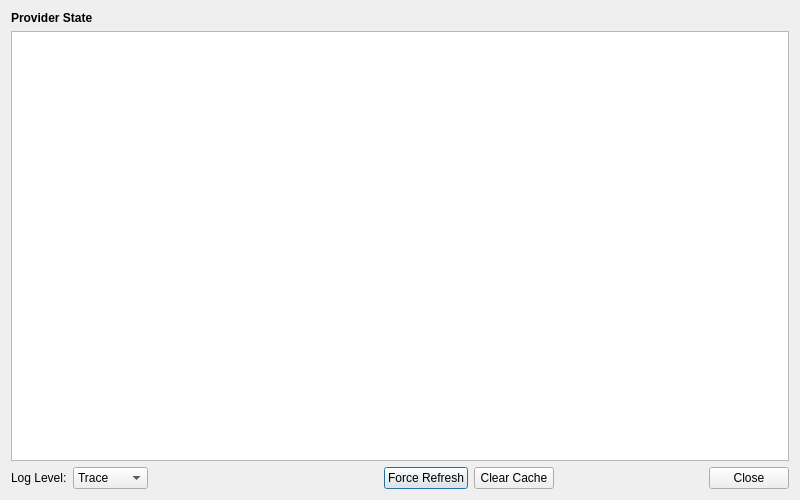
<?xml version="1.0" encoding="UTF-8"?>
<ui version="4.0">
 <class>ProviderStateInspector</class>
 <widget class="QDialog" name="ProviderStateInspector">
  <property name="geometry">
   <rect>
    <x>0</x>
    <y>0</y>
    <width>800</width>
    <height>500</height>
   </rect>
  </property>
  <property name="windowTitle">
   <string>Provider State Inspector</string>
  </property>
  <layout class="QVBoxLayout" name="verticalLayout">
   <item>
    <widget class="QLabel" name="headingLabel">
     <property name="text">
      <string>&lt;b&gt;Provider State&lt;/b&gt;</string>
     </property>
    </widget>
   </item>
   <item>
    <widget class="QTableWidget" name="providerTable"/>
   </item>
   <item>
    <layout class="QHBoxLayout" name="bottomLayout">
     <item>
      <widget class="QLabel" name="logLevelLabel">
       <property name="text">
        <string>Log Level:</string>
       </property>
      </widget>
     </item>
     <item>
      <widget class="QComboBox" name="logLevelCombo">
       <item>
        <property name="text">
         <string>Trace</string>
        </property>
       </item>
       <item>
        <property name="text">
         <string>Debug</string>
        </property>
       </item>
       <item>
        <property name="text">
         <string>Info</string>
        </property>
       </item>
       <item>
        <property name="text">
         <string>Warning</string>
        </property>
       </item>
      </widget>
     </item>
     <item>
      <spacer name="horizontalSpacer">
       <property name="orientation">
        <enum>Qt::Orientation::Horizontal</enum>
       </property>
       <property name="sizeHint" stdset="0">
        <size>
         <width>40</width>
         <height>20</height>
        </size>
       </property>
      </spacer>
     </item>
     <item>
      <widget class="QPushButton" name="forceRefreshButton">
       <property name="text">
        <string>Force Refresh</string>
       </property>
      </widget>
     </item>
     <item>
      <widget class="QPushButton" name="clearCacheButton">
       <property name="text">
        <string>Clear Cache</string>
       </property>
      </widget>
     </item>
     <item>
      <widget class="QDialogButtonBox" name="buttonBox">
       <property name="standardButtons">
        <set>QDialogButtonBox::StandardButton::Close</set>
       </property>
      </widget>
     </item>
    </layout>
   </item>
  </layout>
 </widget>
 <resources/>
 <connections>
  <connection>
   <sender>buttonBox</sender>
   <signal>rejected()</signal>
   <receiver>ProviderStateInspector</receiver>
   <slot>reject()</slot>
   <hints>
    <hint type="sourcelabel">
     <x>740</x>
     <y>470</y>
    </hint>
    <hint type="destinationlabel">
     <x>400</x>
     <y>470</y>
    </hint>
   </hints>
  </connection>
 </connections>
</ui>
